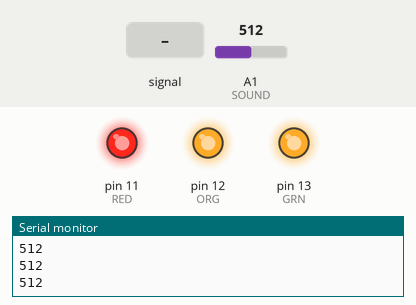
Bench run of a sketch on a simulated Arduino Uno, built with avr-gcc and run on an emulated ATmega328P. On the bench: output pins drawn as LEDs (lit = HIGH), the last lines printed to the serial monitor. Dashed ring = blinking. Inputs (shaded band) come from the test bench; at power-on: A1 (SOUND) = 512.

Above: at 1.2 s.
1.3 s: A1 (SOUND) fed a 200 Hz sine of ±460 counts around its level
At 1.82 s:
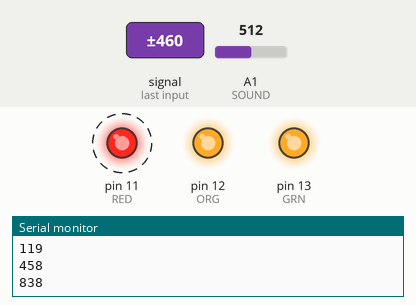
4.3 s: A1 (SOUND) set to 40
At 5.5 s:
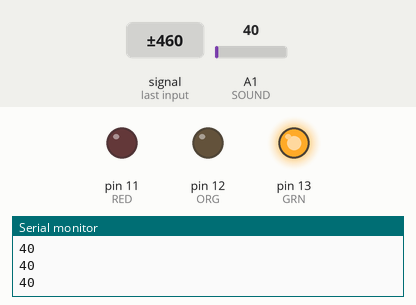
5.8 s: A1 (SOUND) set to 46
7.3 s: A1 (SOUND) set to 57
At 8.0 s:
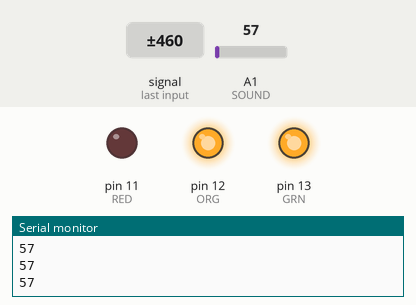
8.8 s: A1 (SOUND) set to 89
10.3 s: A1 (SOUND) set to 112
At 11.1 s:
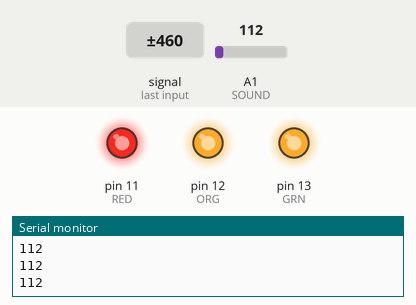
Timing chart, 0 to 12.8 s (numbered marks = the images above; inputs shaded):
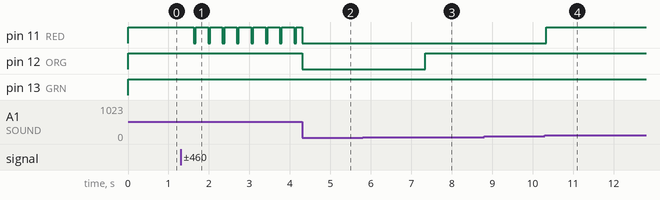

The sketch:

Sonido.ino
```cpp
#define RED 11
#define ORG 12
#define GRN 13

#define SOUND A1

void setup() {
   Serial.begin(9600);
   pinMode(GRN, OUTPUT);
   pinMode(ORG, OUTPUT);
   pinMode(RED, OUTPUT);
   pinMode(SOUND, INPUT);
}

void loop() {
   Serial.println(analogRead(SOUND));

   if(analogRead(SOUND) < 50) {
      digitalWrite(GRN, HIGH);
      digitalWrite(ORG, LOW);
      digitalWrite(RED, LOW);
   }

   if(analogRead(SOUND) > 50 and analogRead(SOUND) < 100) {
      digitalWrite(GRN, HIGH);
      digitalWrite(ORG, HIGH);
      digitalWrite(RED, LOW);
   }

   if(analogRead(SOUND) > 100) {
      digitalWrite(GRN, HIGH);
      digitalWrite(ORG, HIGH);
      digitalWrite(RED, HIGH);
   }

      delay(50);
}
```

Measured:
- the behaviour switches between 50 and 51 on A1 (SOUND) (found by bisection; images 2 and 3)
- the behaviour switches between 100 and 101 on A1 (SOUND) (found by bisection; images 3 and 4)
- after the input at 1.3 s, pin 11 (RED): alternates HIGH for 0.30 s and LOW for 0.05 s, starting after 0.32 s
- after the input at 4.3 s, pin 12 (ORG): HIGH → LOW at once
- after the input at 7.3 s, pin 12 (ORG): LOW → HIGH after 0.05 s
- after the input at 10.3 s, pin 11 (RED): LOW → HIGH at once
